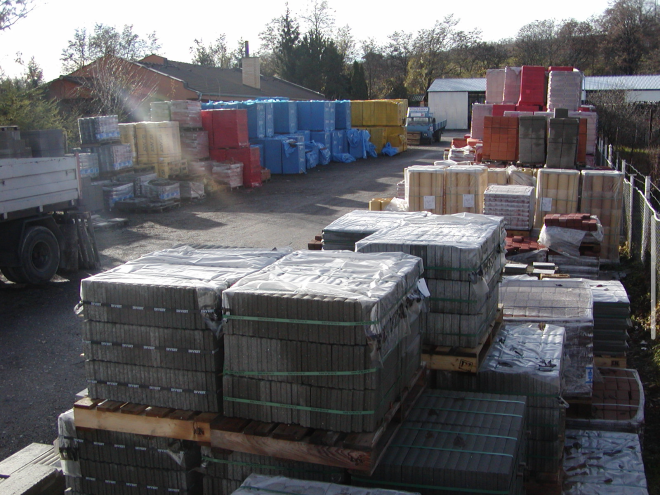
#> input picture stavebniny-richtarik/zdroj/foto-maria/dvor-predajne-13.webp, 1320 x 990 px, found by its file name (shown at 1/2 size)
$ python uvod_snimky.py
#> lines starting #> are read from the running program, lines starting #| are printed output that depends on the picture
# Fotky prvej obrazovky úvodu (17. 11. 2026, Lajko: „zachovaj prvú úvodnú obrazovku … aj to, že sa to menilo“): štyri staré
# fotky z img/hd (Pexels, img/FOTKY.md) → img/uvod/uvod-*.avif|webp. Od 18. 11. 2026 (Mário: „k tým úvodným fotkám, čo sa
# menia, treba pridať jednu aj našich stavebnín, tú čo vidieť celý stavebný materiál“) je prvá fotka striedania jeho fotka
# celého dvora predajne (13-dlazba-sklad, pôvodná snímka z e-mailu 1320 × 990, bezstratovo v zdroj/foto-maria/
# dvor-predajne-13.webp, bez úpravy tónu) → img/uvod/uvod-predajna-*. Len orez, zmenšenie (Lanczos) a prevod formátu; nič sa
# nedokresľuje, netónuje ani nezväčšuje (výrez užší než cieľová šírka sa uloží v pôvodnej šírke).
#   /usr/bin/python3 -I zdroj/uvod_snimky.py .             – vyrobí súbory (AVIF kvalita QA=42, WebP QW=62)
#   /usr/bin/python3 -I zdroj/uvod_snimky.py . uvod-predajna – len vybrané fotky
#   /usr/bin/python3 -I zdroj/uvod_snimky.py . --kontrola  – len overí výrezy (zakázané oblasti), nič nezapisuje
# Zakázané oblasti (pravidlo: v úvode žiadne vozidlo a nič, čo do Nitry zjavne nepatrí): výrez sa ich nesmie ani dotknúť.
# build.py (kontrola_uvodu) volá kontrola() pri každom behu, takže zmena výrezu cez nákladiak alebo palmu build zastaví.
import os, sys

# zdroj (v img/hd, ak nie je uvedená cesta): (šírka, výška) súboru, zakázané oblasti (x0, y0, x1, y1, čo tam je)[, cesta]
ZDROJE = {
    # dvor predajne: dve vozidlá – nákladné auto vľavo (korba, kolesá, náklad na korbe) a modré nákladné auto v strede
    # dvora pri žltých paletách; oblasti sú s rezervou 4–8 px okolo vozidla; pri pravom okraji je polopriehľadný posuvník
    # Mailu (x 1302–1311, y 430–677), preto fotka končí na x 1296
    'dvor-predajne-13': ((1320, 990), [(0, 245, 210, 604, 'nákladné auto vľavo'), (798, 190, 908, 304, 'modré nákladné auto v strede'),
                                       (1298, 0, 1320, 990, 'posuvník Mailu pri pravom okraji snímky (nie je súčasť fotky)')],
                         'zdroj/foto-maria/dvor-predajne-13.webp'),
    'hero':          ((2400, 1600), [(1500, 300, 2060, 540, 'nákladné auto'), (1960, 40, 2080, 150, 'modrý sud')]),
    'stavba':        ((2400, 1347), []),
    'murar':         ((2400, 1599), []),
    'strecha-praca': ((2400, 1600), [(1260, 0, 2400, 1600, 'palma')]),
}
# názov: (zdroj, široký výrez pre počítač a tablet (x0, y0, x1, y1), úzky výrez pre telefón)
OREZY = {
    # telefón a tablet na výšku: celý dvor medzi oboma autami (sklad, rad farebných paliet, dvor, dlažba v popredí);
    # počítač: pod modrým autom (y ≥ 306) a vpravo od nákladného (x ≥ 214) – dlažba, palety a rad tovaru pri hornom okraji
    'uvod-predajna': ('dvor-predajne-13', (214, 306, 1296, 990), (214, 0, 794, 990)),
    'uvod-palety':  ('hero',          (0, 560, 2400, 1600), (240, 0, 990, 1600)),
    'uvod-stavba':  ('stavba',        (0, 0, 2400, 1347),   (720, 0, 1430, 1347)),
    'uvod-murar':   ('murar',         (0, 0, 2400, 1599),   (780, 0, 1530, 1599)),
    'uvod-strecha': ('strecha-praca', (0, 330, 1230, 1600), (300, 330, 1050, 1600)),
}
SIROKE, UZKE = (1280, 1920), (480, 750)


def _prienik(a, b):
    return a[0] < b[2] and b[0] < a[2] and a[1] < b[3] and b[1] < a[3]


def kontrola():
    """Zoznam chýb: výrez mimo fotky alebo cez zakázanú oblasť (prázdny = v poriadku)."""
    chyby = []
    for n, (z, *vyrezy) in OREZY.items():
        (w, h), zakaz = ZDROJE[z][:2]
        for v in vyrezy:
            if not (0 <= v[0] < v[2] <= w and 0 <= v[1] < v[3] <= h):
                chyby.append(f'{n}: výrez {v} je mimo fotky {z} {w} × {h}')
            for zk in zakaz:
                if _prienik(v, zk):
                    chyby.append(f'{n}: výrez {v} zasahuje do zakázanej oblasti fotky {z} ({zk[4]}, {zk[:4]})')
    return chyby


def vyrob(koren):
    from PIL import Image
    src_dir, out = os.path.join(koren, 'img/hd'), os.path.join(koren, 'img/uvod')
    os.makedirs(out, exist_ok=True)
    qa, qw = int(os.environ.get('QA', 42)), int(os.environ.get('QW', 62))

    def uloz(im, base):
        im.save(base + '.avif', quality=qa, speed=4)
        im.save(base + '.webp', quality=qw, method=6)
        print(base, im.size, os.path.getsize(base + '.avif'), os.path.getsize(base + '.webp'))

    ktore = [a for a in sys.argv[2:] if not a.startswith('-')]   # voliteľne len niektoré fotky (napr. uvod-predajna)
    for n, (z, s, u) in OREZY.items():
        if ktore and n not in ktore:
            continue
        cesta = ZDROJE[z][2] if len(ZDROJE[z]) > 2 else os.path.join(src_dir, z + '.webp')
        src = Image.open(os.path.join(koren, cesta) if len(ZDROJE[z]) > 2 else cesta).convert('RGB')
        if src.size != ZDROJE[z][0]:
            sys.exit(f'{z}.webp má {src.size}, čakané {ZDROJE[z][0]} – zakázané oblasti treba prepočítať')
        for vyrez, sirky, pred in ((s, SIROKE, ''), (u, UZKE, 't-')):
            v = src.crop(vyrez)
            for sw in sirky:
                if sw >= v.width:   # nezväčšovať: užší výrez ostane vo svojej šírke (napr. strecha 1230)
                    uloz(v, os.path.join(out, f'{n}-{pred}{v.width}'))
                    break
                uloz(v.resize((sw, round(v.height * sw / v.width)), Image.LANCZOS), os.path.join(out, f'{n}-{pred}{sw}'))


if __name__ == '__main__':
    ch = kontrola()
    for c in ch:
        print('CHYBA', c)
    if ch:
        sys.exit(1)
    if '--kontrola' in sys.argv:
        print('výrezy úvodu: OK (' + str(len(OREZY)) + ' fotiek, zakázané oblasti mimo výrezov)')
    else:
        vyrob(sys.argv[1] if len(sys.argv) > 1 else '.')
#> in vyrob, src is the input picture: PIL image 1320x990 RGB; mean R, G, B 95.4, 94.4, 97.3
#> the loop in vyrob, `for vyrez, sirky, pred in ((s, SIROKE, ''), (u, UZKE, 't-')):` made 2 passes
#> pass 1, in vyrob, `v = src.crop(vyrez)`:
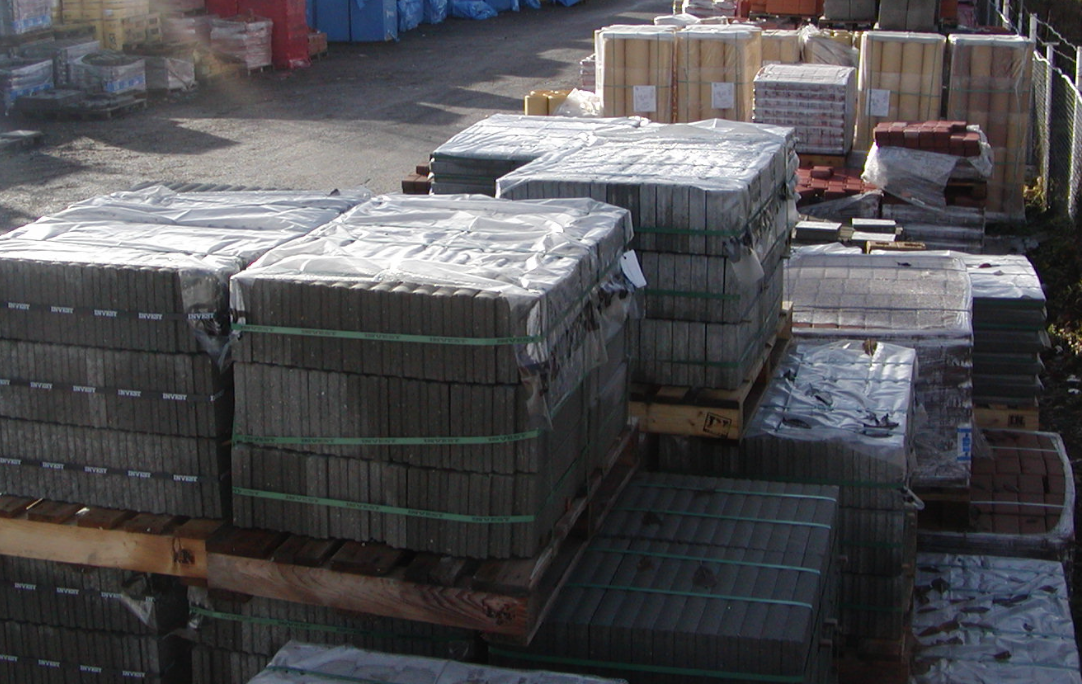
#> v: PIL image 1082x684 RGB; mean R, G, B 79, 78.2, 80.9
#> pass 2, in vyrob, `v = src.crop(vyrez)`:
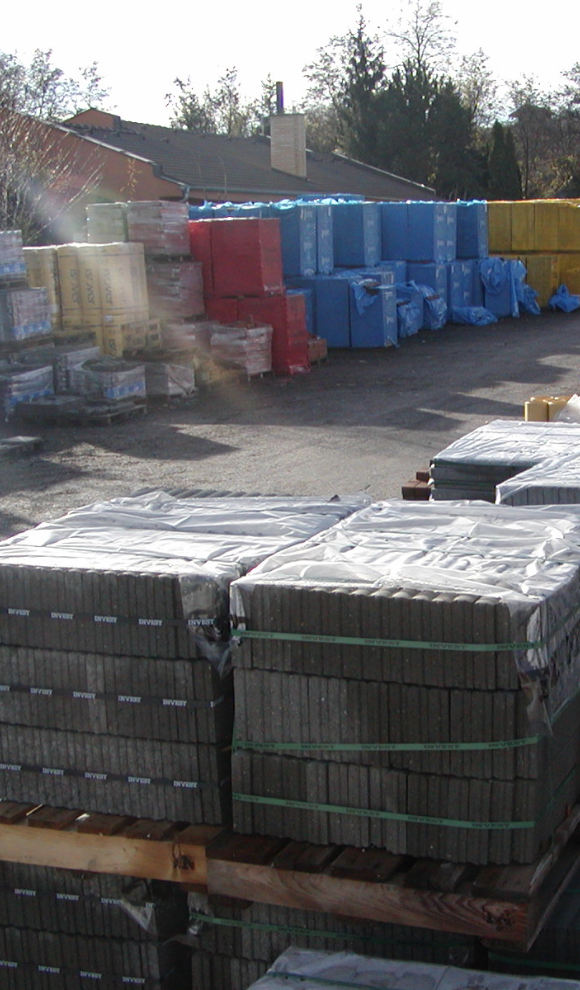
#> v: PIL image 580x990 RGB; mean R, G, B 101.6, 101.4, 104.1
#> (the run stopped early here; a loop or call above may not have finished)
